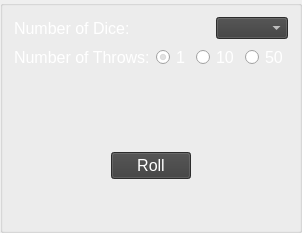
      <widget class="QGroupBox" name="groupBox">
       <property name="styleSheet">
        <string notr="true"/>
       </property>
       <property name="title">
        <string/>
       </property>
       <layout class="QVBoxLayout" name="verticalLayout">
        <item>
         <layout class="QHBoxLayout" name="horizontalLayout">
          <item>
           <widget class="QLabel" name="number_dice_label">
            <property name="font">
             <font>
              <family>Arial</family>
              <pointsize>12</pointsize>
              <weight>50</weight>
              <bold>false</bold>
             </font>
            </property>
            <property name="styleSheet">
             <string notr="true">color: rgb(255, 255, 255);</string>
            </property>
            <property name="text">
             <string>Number of Dice:</string>
            </property>
           </widget>
          </item>
          <item>
           <spacer name="horizontalSpacer_3">
            <property name="orientation">
             <enum>Qt::Horizontal</enum>
            </property>
            <property name="sizeHint" stdset="0">
             <size>
              <width>40</width>
              <height>20</height>
             </size>
            </property>
           </spacer>
          </item>
          <item>
           <widget class="QComboBox" name="dropdown">
            <property name="enabled">
             <bool>true</bool>
            </property>
            <property name="styleSheet">
             <string notr="true">color: rgb(255, 255, 255);
alternate-background-color: rgb(255, 255, 255);
background-color: rgb(61,61,61);</string>
            </property>
            <property name="currentText">
             <string/>
            </property>
           </widget>
          </item>
         </layout>
        </item>
        <item>
         <layout class="QHBoxLayout" name="horizontalLayout_4">
          <item>
           <widget class="QLabel" name="number_throws_label">
            <property name="font">
             <font>
              <family>Arial</family>
              <pointsize>12</pointsize>
             </font>
            </property>
            <property name="styleSheet">
             <string notr="true">color: rgb(255, 255, 255);</string>
            </property>
            <property name="text">
             <string>Number of Throws:</string>
            </property>
           </widget>
          </item>
          <item>
           <layout class="QHBoxLayout" name="horizontalLayout_2">
            <item>
             <widget class="QRadioButton" name="radio_1">
              <property name="font">
               <font>
                <pointsize>12</pointsize>
               </font>
              </property>
              <property name="styleSheet">
               <string notr="true">color: rgb(255, 255, 255);</string>
              </property>
              <property name="text">
               <string>1</string>
              </property>
              <property name="iconSize">
               <size>
                <width>16</width>
                <height>20</height>
               </size>
              </property>
              <property name="checked">
               <bool>true</bool>
              </property>
             </widget>
            </item>
            <item>
             <widget class="QRadioButton" name="radio_10">
              <property name="font">
               <font>
                <pointsize>12</pointsize>
               </font>
              </property>
              <property name="styleSheet">
               <string notr="true">color: rgb(255, 255, 255);</string>
              </property>
              <property name="text">
               <string>10</string>
              </property>
              <property name="iconSize">
               <size>
                <width>20</width>
                <height>16</height>
               </size>
              </property>
             </widget>
            </item>
            <item>
             <widget class="QRadioButton" name="radio_50">
              <property name="font">
               <font>
                <pointsize>12</pointsize>
               </font>
              </property>
              <property name="styleSheet">
               <string notr="true">color: rgb(255, 255, 255);</string>
              </property>
              <property name="text">
               <string>50</string>
              </property>
             </widget>
            </item>
           </layout>
          </item>
         </layout>
        </item>
        <item>
         <spacer name="verticalSpacer_2">
          <property name="orientation">
           <enum>Qt::Vertical</enum>
          </property>
          <property name="sizeHint" stdset="0">
           <size>
            <width>20</width>
            <height>76</height>
           </size>
          </property>
         </spacer>
        </item>
        <item>
         <layout class="QHBoxLayout" name="horizontalLayout_3">
          <item>
           <spacer name="horizontalSpacer">
            <property name="orientation">
             <enum>Qt::Horizontal</enum>
            </property>
            <property name="sizeHint" stdset="0">
             <size>
              <width>40</width>
              <height>20</height>
             </size>
            </property>
           </spacer>
          </item>
          <item>
           <widget class="QPushButton" name="roll_button">
            <property name="font">
             <font>
              <family>Arial</family>
              <pointsize>12</pointsize>
             </font>
            </property>
            <property name="styleSheet">
             <string notr="true">color: rgb(255, 255, 255);
background-color: rgb(61, 61, 61);</string>
            </property>
            <property name="text">
             <string>Roll</string>
            </property>
           </widget>
          </item>
          <item>
           <spacer name="horizontalSpacer_2">
            <property name="orientation">
             <enum>Qt::Horizontal</enum>
            </property>
            <property name="sizeHint" stdset="0">
             <size>
              <width>40</width>
              <height>20</height>
             </size>
            </property>
           </spacer>
          </item>
         </layout>
        </item>
        <item>
         <spacer name="verticalSpacer_4">
          <property name="orientation">
           <enum>Qt::Vertical</enum>
          </property>
          <property name="sizeHint" stdset="0">
           <size>
            <width>20</width>
            <height>40</height>
           </size>
          </property>
         </spacer>
        </item>
       </layout>
      </widget>
